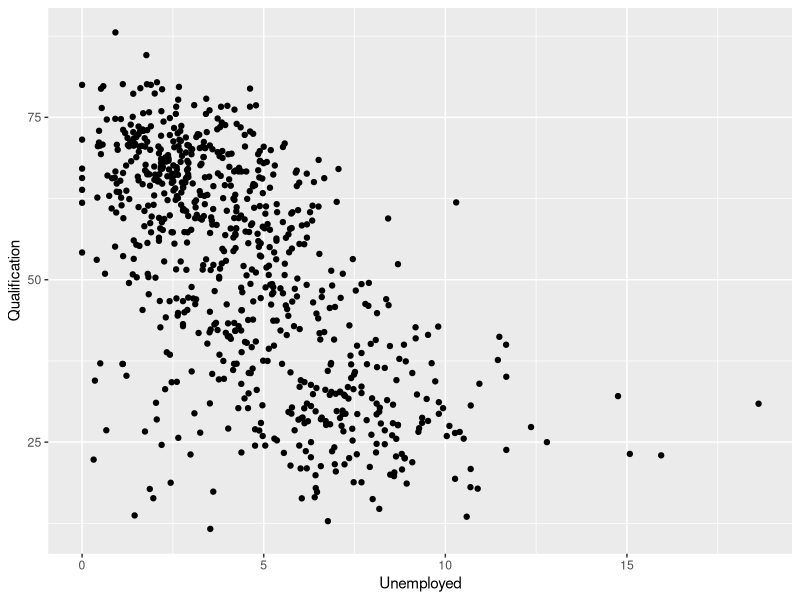

R code for this plot: (Note: this script raises an error after producing the figure.)
###########################
####Homework lecture 05####
###########################


#set Working Directory
setwd("C:\\02_Studium\\02_Master\\01_Semester 1\\MB2_Introduction to Programming and Geostatistics_Wegmann\\MB2_R\\lecture_05")

#------------------------------------------------------------------------------------------------------------------------------------
#loading data
Census.Data <- read.csv("practical_data.csv")
names(Census.Data)

#------------------------------------------------------------------------------------------------------------------------------------
#loading library ggplot2
library(ggplot2)

#------------------------------------------------------------------------------------------------------------------------------------
#scatter plot with ggplot2
p <- ggplot(Census.Data, aes(Unemployed, Qualification))
p + geom_point()

#-----------------------------------------------------------
#scatter plot with good visualization
p <- ggplot(Census.Data, aes(Unemployed, Qualification))+
p + geom_point(aes(colour = White_British, size = Low_Occupancy))+                    #displayed variables, shown in size and colour
  labs(title="Correlation between age and occupancy \n in relation to qualification and unemployment rate in the UK")+   #title
  theme_dark()+                                  #background colour
  theme(legend.position = "right")               #legend position

